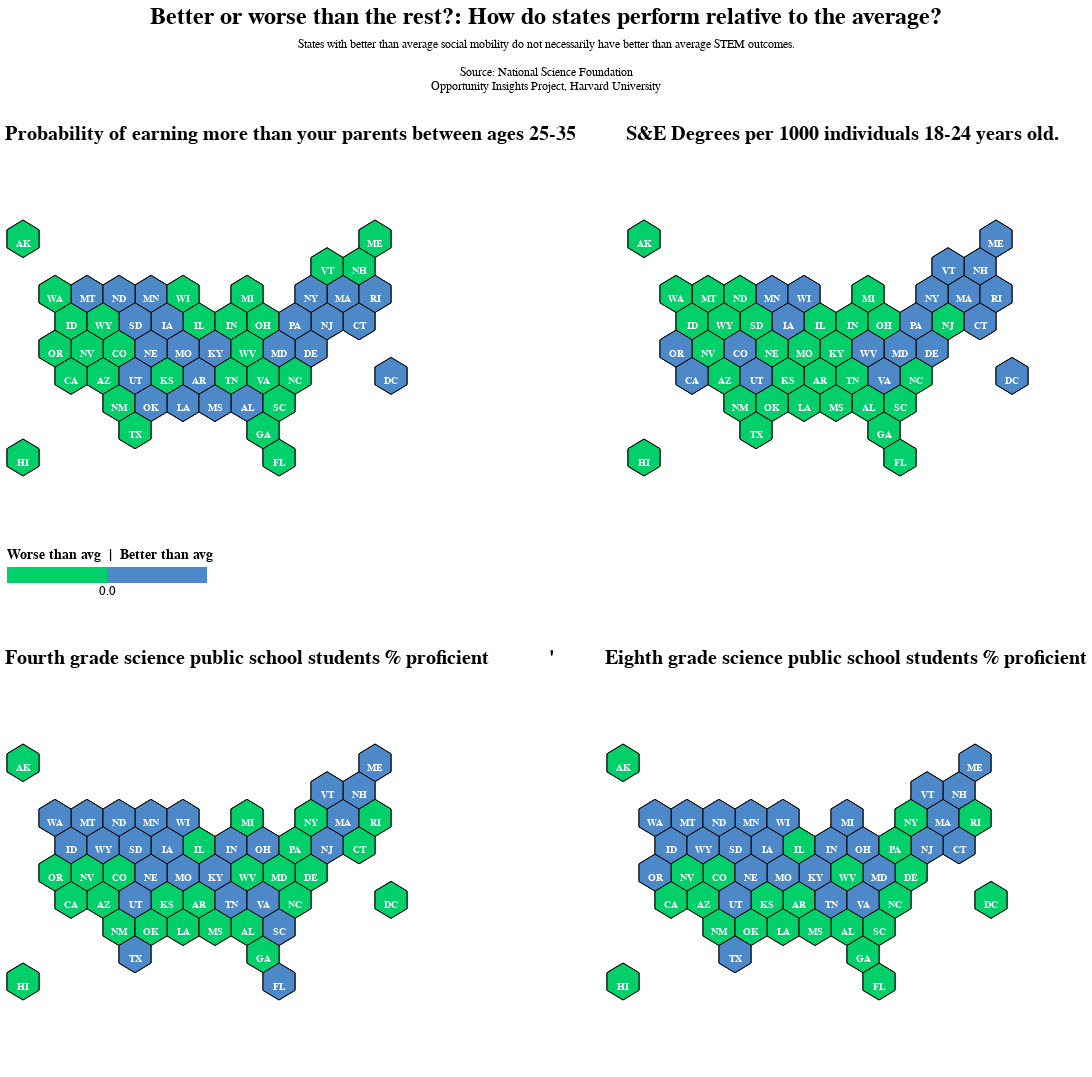

Notebook cell for this chart:
### Markdown cell above
## Figure 8

### Code cell
palette = ['#00CF6A','#4D88C8']
color_scale = alt.Scale(range= palette)


chart1 = gen_map(choro_data, "properties.bachelors_diff_mean", title="S&E Degrees per 1000 individuals 18-24 years old."
                 ,legend_title=None, color_scale=color_scale, maxbin=2)

chart2 = gen_map(choro_data, "properties.mobility_diff_mean", title="Probability of earning more than your parents between ages 25-35"
                 ,legend_title="Worse than avg  |  Better than avg",color_scale=color_scale, maxbin=2)


chart3 = gen_map(choro_data, "properties.4th_diff_mean", title="Fourth grade science public school students % proficient            '"
                 ,legend_title=None, color_scale=color_scale, maxbin=2)
chart4 = gen_map(choro_data, "properties.8th_diff_mean", title= "Eighth grade science public school students % proficient"
                 ,legend_title=None,color_scale=color_scale, maxbin=2)


row1=alt.hconcat(chart2, chart1).resolve_scale(
    color='independent'
)
row2=alt.hconcat(chart3, chart4).resolve_scale(
    color='independent'
)

alt.vconcat(row1,row2).resolve_scale(
    color='independent'
).configure_view(
    stroke=None,
).configure_concat(
    spacing=50
).configure_title(fontSize=20).properties(title = alt.TitleParams(
                      ["Better or worse than the rest?: How do states perform relative to the average?"],
                       subtitle = ["States with better than average social mobility do not necessarily have better than average STEM outcomes.","",
                                   "Source: National Science Foundation", 
                                   "Opportunity Insights Project, Harvard University",
                                    "", ""],
                       fontSize = 24,
                       anchor="middle",
                       subtitlePadding=10))

### Figure 1 — Vega-Lite specification as saved in the notebook (floating-point values rounded to 4 significant figures)
{"config": {"title": {"fontSize": 20, "font": "Gill Sans", "anchor": "start", "fontColor": "#000000"}, "axisX": {"domain": true, "domainColor": "#000000", "domainWidth": 1, "grid": false, "labelFont": "Gill Sans", "labelFontSize": 12, "labelAngle": 0, "tickColor": "#000000", "tickSize": 5, "titleFont": "Gill Sans", "titleFontSize": 14, "titlePadding": 10, "title": "X Axis Title (units)"}, "axisY": {"domain": false, "grid": true, "gridColor": "#DEDDDD", "gridWidth": 1, "labelFont": "Gill Sans", "labelFontSize": 12, "labelAngle": 0, "ticks": false, "titleFont": "Gill Sans", "titleFontSize": 14, "titlePadding": 10, "title": "Y Axis Title (units)", "titleAngle": 0, "titleY": -10, "titleX": 18}, "range": {"category": ["#1FB8FC", "#B2B2B2", "#000000", "#FDCC3F", "#B4F5A9#4ED4B5", "#FF887F", "#FFBEFF"], "diverging": ["#D5FFFF", "#95F8FF", "#70D3FC", "#0099EA", "#005B97", "#3D478B", "#000027"]}, "legend": {"labelFont": "Gill Sans", "labelFontSize": 14, "symbolType": "square", "symbolSize": 100, "titleFont": "Gill Sans", "titleFontSize": 12, "title": "", "offset": 0}, "concat": {"spacing": 50}, "view": {"stroke": null}}, "vconcat": [{"hconcat": [{"layer": [{"mark": {"type": "geoshape", "stroke": "black", "strokeWidth": 1}, "encoding": {}, "height": 400, "title": "Probability of earning more than your parents between ages 25-35", "width": 400}, {"mark": {"type": "geoshape", "stroke": "black"}, "encoding": {"color": {"type": "quantitative", "bin": {"maxbins": 2}, "field": "properties.mobility_diff_mean", "legend": {"labelFontSize": 13, "orient": "bottom", "symbolSize": 500, "symbolStrokeWidth": 3, "title": "Worse than avg  |  Better than avg", "titleFontSize": 14, "titleLimit": 250}, "scale": {"range": ["#00CF6A", "#4D88C8"]}}}}, {"mark": {"type": "text", "baseline": "top", "color": "white", "fontSize": 12, "fontWeight": "bold"}, "encoding": {"latitude": {"field": "properties.centroid_lat", "type": "quantitative"}, "longitude": {"field": "properties.centroid_lon", "type": "quantitative"}, "size": {"value": 10}, "text": {"type": "ordinal", "field": "properties.state_name"}}, "height": 400, "width": 400}]}, {"layer": [{"mark": {"type": "geoshape", "stroke": "black", "strokeWidth": 1}, "encoding": {}, "height": 400, "title": "S&E Degrees per 1000 individuals 18-24 years old.", "width": 400}, {"mark": {"type": "geoshape", "stroke": "black"}, "encoding": {"color": {"type": "quantitative", "bin": {"maxbins": 2}, "field": "properties.bachelors_diff_mean", "legend": null, "scale": {"range": ["#00CF6A", "#4D88C8"]}}}}, {"mark": {"type": "text", "baseline": "top", "color": "white", "fontSize": 12, "fontWeight": "bold"}, "encoding": {"latitude": {"field": "properties.centroid_lat", "type": "quantitative"}, "longitude": {"field": "properties.centroid_lon", "type": "quantitative"}, "size": {"value": 10}, "text": {"type": "ordinal", "field": "properties.state_name"}}, "height": 400, "width": 400}]}], "resolve": {"scale": {"color": "independent"}}}, {"hconcat": [{"layer": [{"mark": {"type": "geoshape", "stroke": "black", "strokeWidth": 1}, "encoding": {}, "height": 400, "title": "Fourth grade science public school students % proficient            '", "width": 400}, {"mark": {"type": "geoshape", "stroke": "black"}, "encoding": {"color": {"type": "quantitative", "bin": {"maxbins": 2}, "field": "properties.4th_diff_mean", "legend": null, "scale": {"range": ["#00CF6A", "#4D88C8"]}}}}, {"mark": {"type": "text", "baseline": "top", "color": "white", "fontSize": 12, "fontWeight": "bold"}, "encoding": {"latitude": {"field": "properties.centroid_lat", "type": "quantitative"}, "longitude": {"field": "properties.centroid_lon", "type": "quantitative"}, "size": {"value": 10}, "text": {"type": "ordinal", "field": "properties.state_name"}}, "height": 400, "width": 400}]}, {"layer": [{"mark": {"type": "geoshape", "stroke": "black", "strokeWidth": 1}, "encoding": {}, "height": 400, "title": "Eighth grade science public school students % proficient", "width": 400}, {"mark": {"type": "geoshape", "stroke": "black"}, "encoding": {"color": {"type": "quantitative", "bin": {"maxbins": 2}, "field": "properties.8th_diff_mean", "legend": null, "scale": {"range": ["#00CF6A", "#4D88C8"]}}}}, {"mark": {"type": "text", "baseline": "top", "color": "white", "fontSize": 12, "fontWeight": "bold"}, "encoding": {"latitude": {"field": "properties.centroid_lat", "type": "quantitative"}, "longitude": {"field": "properties.centroid_lon", "type": "quantitative"}, "size": {"value": 10}, "text": {"type": "ordinal", "field": "properties.state_name"}}, "height": 400, "width": 400}]}], "resolve": {"scale": {"color": "independent"}}}], "data": {"values": [{"id": "0", "type": "Feature", "properties": {"4th_diff_mean": -1, "8th_diff_mean": -1, "Region": "South", "State": "Alabama", "State_Abbr": "AL", "bachelors": 20.55, "bachelors_diff_mean": -1, "centroid_lat": 0.65, "centroid_lon": 15.0, "cohort_mean": 0.519, "eighth_grade_math": 21, "eighth_grade_science": 21.0, "fourth_grade_math": 28, "fourth_grade_science": 28.0, "id": 1, "mobility_diff_mean": 1, "state_name": "AL"}, "geometry": {"type": "Polygon", "coordinates": [[[14.0, 0.1], [14.0, 1.2], [15.0, 1.8], [16.0, 1.2], [16.0, 0.1], [15.0, -0.5], [14.0, 0.1]]]}}, {"id": "1", "type": "Feature", "properties": {"4th_diff_mean": -1, "8th_diff_mean": -1, "Region": "West", "State": "Alaska", "State_Abbr": "AK", "bachelors": 9.932, "bachelors_diff_mean": -1, "centroid_lat": 10.85, "centroid_lon": 1.0, "cohort_mean": 0.379, "eighth_grade_math": 29, "eighth_grade_science": null, "fourth_grade_math": 33, "fourth_grade_science": null, "id": 2, "mobility_diff_mean": -1, "state_name": "AK"}, "geometry": {"type": "Polygon", "coordinates": [[[-3.243e-20, 10.3], [0.0, 11.4], [1.0, 12.0], [2.0, 11.4], [2.0, 10.3], [1.0, 9.7], [-3.243e-20, 10.3]]]}}, {"id": "2", "type": "Feature", "properties": {"4th_diff_mean": -1, "8th_diff_mean": -1, "Region": "West", "State": "Arizona", "State_Abbr": "AZ", "bachelors": 24.27, "bachelors_diff_mean": -1, "centroid_lat": 2.35, "centroid_lon": 6.0, "cohort_mean": 0.462, "eighth_grade_math": 31, "eighth_grade_science": 25.0, "fourth_grade_math": 37, "fourth_grade_science": 33.0, "id": 4, "mobility_diff_mean": -1, "state_name": "AZ"}, "geometry": {"type": "Polygon", "coordinates": [[[5.0, 1.8], [5.0, 2.9], [6.0, 3.5], [7.0, 2.9], [7.0, 1.8], [6.0, 1.2], [5.0, 1.8]]]}}, {"id": "3", "type": "Feature", "properties": {"4th_diff_mean": -1, "8th_diff_mean": -1, "Region": "South", "State": "Arkansas", "State_Abbr": "AR", "bachelors": 15.67, "bachelors_diff_mean": -1, "centroid_lat": 2.35, "centroid_lon": 12.0, "cohort_mean": 0.56, "eighth_grade_math": 27, "eighth_grade_science": 28.0, "fourth_grade_math": 33, "fourth_grade_science": 33.0, "id": 5, "mobility_diff_mean": 1, "state_name": "AR"}, "geometry": {"type": "Polygon", "coordinates": [[[11.0, 1.8], [11.0, 2.9], [12.0, 3.5], [13.0, 2.9], [13.0, 1.8], [12.0, 1.2], [11.0, 1.8]]]}}, {"id": "4", "type": "Feature", "properties": {"4th_diff_mean": -1, "8th_diff_mean": -1, "Region": "West", "State": "California", "State_Abbr": "CA", "bachelors": 25.3, "bachelors_diff_mean": 1, "centroid_lat": 2.35, "centroid_lon": 4.0, "cohort_mean": 0.488, "eighth_grade_math": 29, "eighth_grade_science": 24.0, "fourth_grade_math": 34, "fourth_grade_science": 24.0, "id": 6, "mobility_diff_mean": -1, "state_name": "CA"}, "geometry": {"type": "Polygon", "coordinates": [[[3.0, 1.8], [3.0, 2.9], [4.0, 3.5], [5.0, 2.9], [5.0, 1.8], [4.0, 1.2], [3.0, 1.8]]]}}, {"id": "5", "type": "Feature", "properties": {"4th_diff_mean": -1, "8th_diff_mean": -1, "Region": "West", "State": "Colorado", "State_Abbr": "CO", "bachelors": 27.71, "bachelors_diff_mean": 1, "centroid_lat": 4.05, "centroid_lon": 7.0, "cohort_mean": 0.499, "eighth_grade_math": 37, "eighth_grade_science": null, "fourth_grade_math": 44, "fourth_grade_science": null, "id": 8, "mobility_diff_mean": -1, "state_name": "CO"}, "geometry": {"type": "Polygon", "coordinates": [[[6.0, 3.5], [6.0, 4.6], [7.0, 5.2], [8.0, 4.6], [8.0, 3.5], [7.0, 2.9], [6.0, 3.5]]]}}, {"id": "6", "type": "Feature", "properties": {"4th_diff_mean": -1, "8th_diff_mean": 1, "Region": "Northeast", "State": "Connecticut", "State_Abbr": "CT", "bachelors": 25.99, "bachelors_diff_mean": 1, "centroid_lat": 5.75, "centroid_lon": 22.0, "cohort_mean": 0.518, "eighth_grade_math": 39, "eighth_grade_science": 35.0, "fourth_grade_math": 45, "fourth_grade_science": 38.0, "id": 9, "mobility_diff_mean": 1, "state_name": "CT"}, "geometry": {"type": "Polygon", "coordinates": [[[21.0, 5.2], [21.0, 6.3], [22.0, 6.9], [23.0, 6.3], [23.0, 5.2], [22.0, 4.6], [21.0, 5.2]]]}}, {"id": "7", "type": "Feature", "properties": {"4th_diff_mean": -1, "8th_diff_mean": -1, "Region": "South", "State": "Delaware", "State_Abbr": "DE", "bachelors": 30.53, "bachelors_diff_mean": 1, "centroid_lat": 4.05, "centroid_lon": 19.0, "cohort_mean": 0.514, "eighth_grade_math": 29, "eighth_grade_science": 29.0, "fourth_grade_math": 39, "fourth_grade_science": 33.0, "id": 10, "mobility_diff_mean": 1, "state_name": "DE"}, "geometry": {"type": "Polygon", "coordinates": [[[18.0, 3.5], [18.0, 4.6], [19.0, 5.2], [20.0, 4.6], [20.0, 3.5], [19.0, 2.9], [18.0, 3.5]]]}}, {"id": "8", "type": "Feature", "properties": {"4th_diff_mean": -1, "8th_diff_mean": -1, "Region": "South", "State": "District of Columbia", "State_Abbr": "DC", "bachelors": 61.8, "bachelors_diff_mean": 1, "centroid_lat": 2.35, "centroid_lon": 24.0, "cohort_mean": 0.662, "eighth_grade_math": 23, "eighth_grade_science": null, "fourth_grade_math": 34, "fourth_grade_science": null, "id": 11, "mobility_diff_mean": 1, "state_name": "DC"}, "geometry": {"type": "Polygon", "coordinates": [[[23.0, 1.8], [23.0, 2.9], [24.0, 3.5], [25.0, 2.9], [25.0, 1.8], [24.0, 1.2], [23.0, 1.8]]]}}, {"id": "9", "type": "Feature", "properties": {"4th_diff_mean": 1, "8th_diff_mean": -1, "Region": "South", "State": "Florida", "State_Abbr": "FL", "bachelors": 19.37, "bachelors_diff_mean": -1, "centroid_lat": -2.75, "centroid_lon": 17.0, "cohort_mean": 0.458, "eighth_grade_math": 31, "eighth_grade_science": 33.0, "fourth_grade_math": 48, "fourth_grade_science": 42.0, "id": 12, "mobility_diff_mean": -1, "state_name": "FL"}, "geometry": {"type": "Polygon", "coordinates": [[[16.0, -2.2], [17.0, -1.6], [18.0, -2.2], [18.0, -3.3], [17.0, -3.9], [16.0, -3.3], [16.0, -2.2]]]}}, {"id": "10", "type": "Feature", "properties": {"4th_diff_mean": -1, "8th_diff_mean": -1, "Region": "South", "State": "Georgia", "State_Abbr": "GA", "bachelors": 18.27, "bachelors_diff_mean": -1, "centroid_lat": -1.05, "centroid_lon": 16.0, "cohort_mean": 0.482, "eighth_grade_math": 31, "eighth_grade_science": 31.0, "fourth_grade_math": 36, "fourth_grade_science": 35.0, "id": 13, "mobility_diff_mean": -1, "state_name": "GA"}, "geometry": {"type": "Polygon", "coordinates": [[[15.0, -1.6], [15.0, -0.5], [16.0, 0.1], [17.0, -0.5], [17.0, -1.6], [16.0, -2.2], [15.0, -1.6]]]}}, {"id": "11", "type": "Feature", "properties": {"4th_diff_mean": -1, "8th_diff_mean": -1, "Region": "West", "State": "Hawaii", "State_Abbr": "HI", "bachelors": 20.18, "bachelors_diff_mean": -1, "centroid_lat": -2.75, "centroid_lon": 1.0, "cohort_mean": 0.5, "eighth_grade_math": 28, "eighth_grade_science": 23.0, "fourth_grade_math": 40, "fourth_grade_science": 30.0, "id": 15, "mobility_diff_mean": -1, "state_name": "HI"}, "geometry": {"type": "Polygon", "coordinates": [[[0.0, -3.3], [3.194e-20, -2.2], [1.0, -1.6], [2.0, -2.2], [2.0, -3.3], [1.0, -3.9], [0.0, -3.3]]]}}, {"id": "12", "type": "Feature", "properties": {"4th_diff_mean": 1, "8th_diff_mean": 1, "Region": "West", "State": "Idaho", "State_Abbr": "ID", "bachelors": 21.87, "bachelors_diff_mean": -1, "centroid_lat": 5.75, "centroid_lon": 4.0, "cohort_mean": 0.492, "eighth_grade_math": 37, "eighth_grade_science": 40.0, "fourth_grade_math": 43, "fourth_grade_science": 39.0, "id": 16, "mobility_diff_mean": -1, "state_name": "ID"}, "geometry": {"type": "Polygon", "coordinates": [[[3.0, 5.2], [3.0, 6.3], [4.0, 6.9], [5.0, 6.3], [5.0, 5.2], [4.0, 4.6], [3.0, 5.2]]]}}, {"id": "13", "type": "Feature", "properties": {"4th_diff_mean": -1, "8th_diff_mean": -1, "Region": "Midwest", "State": "Illinois", "State_Abbr": "IL", "bachelors": 19.91, "bachelors_diff_mean": -1, "centroid_lat": 5.75, "centroid_lon": 12.0, "cohort_mean": 0.47, "eighth_grade_math": 34, "eighth_grade_science": 28.0, "fourth_grade_math": 38, "fourth_grade_science": 35.0, "id": 17, "mobility_diff_mean": -1, "state_name": "IL"}, "geometry": {"type": "Polygon", "coordinates": [[[11.0, 5.2], [11.0, 6.3], [12.0, 6.9], [13.0, 6.3], [13.0, 5.2], [12.0, 4.6], [11.0, 5.2]]]}}, {"id": "14", "type": "Feature", "properties": {"4th_diff_mean": 1, "8th_diff_mean": 1, "Region": "Midwest", "State": "Indiana", "State_Abbr": "IN", "bachelors": 23.76, "bachelors_diff_mean": -1, "centroid_lat": 5.75, "centroid_lon": 14.0, "cohort_mean": 0.484, "eighth_grade_math": 37, "eighth_grade_science": 36.0, "fourth_grade_math": 47, "fourth_grade_science": 42.0, "id": 18, "mobility_diff_mean": -1, "state_name": "IN"}, "geometry": {"type": "Polygon", "coordinates": [[[13.0, 5.2], [13.0, 6.3], [14.0, 6.9], [15.0, 6.3], [15.0, 5.2], [14.0, 4.6], [13.0, 5.2]]]}}, {"id": "15", "type": "Feature", "properties": {"4th_diff_mean": 1, "8th_diff_mean": 1, "Region": "Midwest", "State": "Iowa", "State_Abbr": "IA", "bachelors": 27.31, "bachelors_diff_mean": 1, "centroid_lat": 5.75, "centroid_lon": 10.0, "cohort_mean": 0.54, "eighth_grade_math": 33, "eighth_grade_science": 38.0, "fourth_grade_math": 42, "fourth_grade_science": 42.0, "id": 19, "mobility_diff_mean": 1, "state_name": "IA"}, "geometry": {"type": "Polygon", "coordinates": [[[9.0, 5.2], [9.0, 6.3], [10.0, 6.9], [11.0, 6.3], [11.0, 5.2], [10.0, 4.6], [9.0, 5.2]]]}}, {"id": "16", "type": "Feature", "properties": {"4th_diff_mean": -1, "8th_diff_mean": -1, "Region": "Midwest", "State": "Kansas", "State_Abbr": "KS", "bachelors": 20.32, "bachelors_diff_mean": -1, "centroid_lat": 2.35, "centroid_lon": 10.0, "cohort_mean": 0.497, "eighth_grade_math": 33, "eighth_grade_science": 34.0, "fourth_grade_math": 40, "fourth_grade_science": 37.0, "id": 20, "mobility_diff_mean": -1, "state_name": "KS"}, "geometry": {"type": "Polygon", "coordinates": [[[9.0, 1.8], [9.0, 2.9], [10.0, 3.5], [11.0, 2.9], [11.0, 1.8], [10.0, 1.2], [9.0, 1.8]]]}}, {"id": "17", "type": "Feature", "properties": {"4th_diff_mean": 1, "8th_diff_mean": 1, "Region": "South", "State": "Kentucky", "State_Abbr": "KY", "bachelors": 16.23, "bachelors_diff_mean": -1, "centroid_lat": 4.05, "centroid_lon": 13.0, "cohort_mean": 0.534, "eighth_grade_math": 29, "eighth_grade_science": 35.0, "fourth_grade_math": 40, "fourth_grade_science": 44.0, "id": 21, "mobility_diff_mean": 1, "state_name": "KY"}, "geometry": {"type": "Polygon", "coordinates": [[[12.0, 3.5], [12.0, 4.6], [13.0, 5.2], [14.0, 4.6], [14.0, 3.5], [13.0, 2.9], [12.0, 3.5]]]}}, {"id": "18", "type": "Feature", "properties": {"4th_diff_mean": -1, "8th_diff_mean": -1, "Region": "South", "State": "Louisiana", "State_Abbr": "LA", "bachelors": 16.34, "bachelors_diff_mean": -1, "centroid_lat": 0.65, "centroid_lon": 11.0, "cohort_mean": 0.532, "eighth_grade_math": 23, "eighth_grade_science": null, "fourth_grade_math": 29, "fourth_grade_science": null, "id": 22, "mobility_diff_mean": 1, "state_name": "LA"}, "geometry": {"type": "Polygon", "coordinates": [[[10.0, 0.1], [10.0, 1.2], [11.0, 1.8], [12.0, 1.2], [12.0, 0.1], [11.0, -0.5], [10.0, 0.1]]]}}, {"id": "19", "type": "Feature", "properties": {"4th_diff_mean": 1, "8th_diff_mean": 1, "Region": "Northeast", "State": "Maine", "State_Abbr": "ME", "bachelors": 28.53, "bachelors_diff_mean": 1, "centroid_lat": 10.85, "centroid_lon": 23.0, "cohort_mean": 0.501, "eighth_grade_math": 34, "eighth_grade_science": 38.0, "fourth_grade_math": 42, "fourth_grade_science": 39.0, "id": 23, "mobility_diff_mean": -1, "state_name": "ME"}, "geometry": {"type": "Polygon", "coordinates": [[[22.0, 11.4], [23.0, 12.0], [24.0, 11.4], [24.0, 10.3], [23.0, 9.7], [22.0, 10.3], [22.0, 11.4]]]}}, {"id": "20", "type": "Feature", "properties": {"4th_diff_mean": -1, "8th_diff_mean": 1, "Region": "South", "State": "Maryland", "State_Abbr": "MD", "bachelors": 31.58, "bachelors_diff_mean": 1, "centroid_lat": 4.05, "centroid_lon": 17.0, "cohort_mean": 0.512, "eighth_grade_math": 33, "eighth_grade_science": 36.0, "fourth_grade_math": 39, "fourth_grade_science": 37.0, "id": 24, "mobility_diff_mean": 1, "state_name": "MD"}, "geometry": {"type": "Polygon", "coordinates": [[[16.0, 3.5], [16.0, 4.6], [17.0, 5.2], [18.0, 4.6], [18.0, 3.5], [17.0, 2.9], [16.0, 3.5]]]}}, {"id": "21", "type": "Feature", "properties": {"4th_diff_mean": 1, "8th_diff_mean": 1, "Region": "Northeast", "State": "Massachusetts", "State_Abbr": "MA", "bachelors": 36.9, "bachelors_diff_mean": 1, "centroid_lat": 7.45, "centroid_lon": 21.0, "cohort_mean": 0.554, "eighth_grade_math": 47, "eighth_grade_science": 44.0, "fourth_grade_math": 50, "fourth_grade_science": 47.0, "id": 25, "mobility_diff_mean": 1, "state_name": "MA"}, "geometry": {"type": "Polygon", "coordinates": [[[20.0, 6.9], [20.0, 8.0], [21.0, 8.6], [22.0, 8.0], [22.0, 6.9], [21.0, 6.3], [20.0, 6.9]]]}}, {"id": "22", "type": "Feature", "properties": {"4th_diff_mean": -1, "8th_diff_mean": 1, "Region": "Midwest", "State": "Michigan", "State_Abbr": "MI", "bachelors": 22.05, "bachelors_diff_mean": -1, "centroid_lat": 7.45, "centroid_lon": 15.0, "cohort_mean": 0.457, "eighth_grade_math": 31, "eighth_grade_science": 36.0, "fourth_grade_math": 36, "fourth_grade_science": 38.0, "id": 26, "mobility_diff_mean": -1, "state_name": "MI"}, "geometry": {"type": "Polygon", "coordinates": [[[14.0, 8.0], [15.0, 8.6], [16.0, 8.0], [16.0, 6.9], [15.0, 6.3], [14.0, 6.9], [14.0, 8.0]]]}}, {"id": "23", "type": "Feature", "properties": {"4th_diff_mean": 1, "8th_diff_mean": 1, "Region": "Midwest", "State": "Minnesota", "State_Abbr": "MN", "bachelors": 26.17, "bachelors_diff_mean": 1, "centroid_lat": 7.45, "centroid_lon": 9.0, "cohort_mean": 0.529, "eighth_grade_math": 44, "eighth_grade_science": 45.0, "fourth_grade_math": 53, "fourth_grade_science": 43.0, "id": 27, "mobility_diff_mean": 1, "state_name": "MN"}, "geometry": {"type": "Polygon", "coordinates": [[[8.0, 6.9], [8.0, 8.0], [9.0, 8.6], [10.0, 8.0], [10.0, 6.9], [9.0, 6.3], [8.0, 6.9]]]}}, {"id": "24", "type": "Feature", "properties": {"4th_diff_mean": -1, "8th_diff_mean": -1, "Region": "South", "State": "Mississippi", "State_Abbr": "MS", "bachelors": 14.38, "bachelors_diff_mean": -1, "centroid_lat": 0.65, "centroid_lon": 13.0, "cohort_mean": 0.531, "eighth_grade_math": 24, "eighth_grade_science": 20.0, "fourth_grade_math": 39, "fourth_grade_science": 23.0, "id": 28, "mobility_diff_mean": 1, "state_name": "MS"}, "geometry": {"type": "Polygon", "coordinates": [[[12.0, 1.2], [13.0, 1.8], [14.0, 1.2], [14.0, 0.1], [13.0, -0.5], [12.0, 0.1], [12.0, 1.2]]]}}, {"id": "25", "type": "Feature", "properties": {"4th_diff_mean": 1, "8th_diff_mean": 1, "Region": "Midwest", "State": "Missouri", "State_Abbr": "MO", "bachelors": 22.03, "bachelors_diff_mean": -1, "centroid_lat": 4.05, "centroid_lon": 11.0, "cohort_mean": 0.524, "eighth_grade_math": 32, "eighth_grade_science": 40.0, "fourth_grade_math": 39, "fourth_grade_science": 39.0, "id": 29, "mobility_diff_mean": 1, "state_name": "MO"}, "geometry": {"type": "Polygon", "coordinates": [[[10.0, 4.6], [11.0, 5.2], [12.0, 4.6], [12.0, 3.5], [11.0, 2.9], [10.0, 3.5], [10.0, 4.6]]]}}, {"id": "26", "type": "Feature", "properties": {"4th_diff_mean": 1, "8th_diff_mean": 1, "Region": "West", "State": "Montana", "State_Abbr": "MT", "bachelors": 23.82, "bachelors_diff_mean": -1, "centroid_lat": 7.45, "centroid_lon": 5.0, "cohort_mean": 0.586, "eighth_grade_math": 36, "eighth_grade_science": 41.0, "fourth_grade_math": 43, "fourth_grade_science": 43.0, "id": 30, "mobility_diff_mean": 1, "state_name": "MT"}, "geometry": {"type": "Polygon", "coordinates": [[[4.0, 6.9], [4.0, 8.0], [5.0, 8.6], [6.0, 8.0], [6.0, 6.9], [5.0, 6.3], [4.0, 6.9]]]}}, {"id": "27", "type": "Feature", "properties": {"4th_diff_mean": 1, "8th_diff_mean": 1, "Region": "Midwest", "State": "Nebraska", "State_Abbr": "NE", "bachelors": 21.28, "bachelors_diff_mean": -1, "centroid_lat": 4.05, "centroid_lon": 9.0, "cohort_mean": 0.549, "eighth_grade_math": 37, "eighth_grade_science": 41.0, "fourth_grade_math": 45, "fourth_grade_science": 47.0, "id": 31, "mobility_diff_mean": 1, "state_name": "NE"}, "geometry": {"type": "Polygon", "coordinates": [[[8.0, 3.5], [8.0, 4.6], [9.0, 5.2], [10.0, 4.6], [10.0, 3.5], [9.0, 2.9], [8.0, 3.5]]]}}, {"id": "28", "type": "Feature", "properties": {"4th_diff_mean": -1, "8th_diff_mean": -1, "Region": "West", "State": "Nevada", "State_Abbr": "NV", "bachelors": 12.78, "bachelors_diff_mean": -1, "centroid_lat": 4.05, "centroid_lon": 5.0, "cohort_mean": 0.395, "eighth_grade_math": 26, "eighth_grade_science": 27.0, "fourth_grade_math": 34, "fourth_grade_science": 24.0, "id": 32, "mobility_diff_mean": -1, "state_name": "NV"}, "geometry": {"type": "Polygon", "coordinates": [[[4.0, 4.6], [5.0, 5.2], [6.0, 4.6], [6.0, 3.5], [5.0, 2.9], [4.0, 3.5], [4.0, 4.6]]]}}, {"id": "29", "type": "Feature", "properties": {"4th_diff_mean": 1, "8th_diff_mean": 1, "Region": "Northeast", "State": "New Hampshire", "State_Abbr": "NH", "bachelors": 42.77, "bachelors_diff_mean": 1, "centroid_lat": 9.15, "centroid_lon": 22.0, "cohort_mean": 0.51, "eighth_grade_math": 38, "eighth_grade_science": 46.0, "fourth_grade_math": 46, "fourth_grade_science": 51.0, "id": 33, "mobility_diff_mean": -1, "state_name": "NH"}, "geometry": {"type": "Polygon", "coordinates": [[[21.0, 8.6], [21.0, 9.7], [22.0, 10.3], [23.0, 9.7], [23.0, 8.6], [22.0, 8.0], [21.0, 8.6]]]}}, {"id": "30", "type": "Feature", "properties": {"4th_diff_mean": 1, "8th_diff_mean": 1, "Region": "Northeast", "State": "New Jersey", "State_Abbr": "NJ", "bachelors": 21.84, "bachelors_diff_mean": -1, "centroid_lat": 5.75, "centroid_lon": 20.0, "cohort_mean": 0.525, "eighth_grade_math": 44, "eighth_grade_science": 35.0, "fourth_grade_math": 48, "fourth_grade_science": 39.0, "id": 34, "mobility_diff_mean": 1, "state_name": "NJ"}, "geometry": {"type": "Polygon", "coordinates": [[[19.0, 5.2], [19.0, 6.3], [20.0, 6.9], [21.0, 6.3], [21.0, 5.2], [20.0, 4.6], [19.0, 5.2]]]}}, {"id": "31", "type": "Feature", "properties": {"4th_diff_mean": -1, "8th_diff_mean": -1, "Region": "West", "State": "New Mexico", "State_Abbr": "NM", "bachelors": 15.81, "bachelors_diff_mean": -1, "centroid_lat": 0.65, "centroid_lon": 7.0, "cohort_mean": 0.509, "eighth_grade_math": 21, "eighth_grade_science": 21.0, "fourth_grade_math": 29, "fourth_grade_science": 25.0, "id": 35, "mobility_diff_mean": -1, "state_name": "NM"}, "geometry": {"type": "Polygon", "coordinates": [[[6.0, 0.1], [6.0, 1.2], [7.0, 1.8], [8.0, 1.2], [8.0, 0.1], [7.0, -0.5], [6.0, 0.1]]]}}, {"id": "32", "type": "Feature", "properties": {"4th_diff_mean": -1, "8th_diff_mean": -1, "Region": "Northeast", "State": "New York", "State_Abbr": "NY", "bachelors": 29.82, "bachelors_diff_mean": 1, "centroid_lat": 7.45, "centroid_lon": 19.0, "cohort_mean": 0.547, "eighth_grade_math": 34, "eighth_grade_science": 30.0, "fourth_grade_math": 37, "fourth_grade_science": 33.0, "id": 36, "mobility_diff_mean": 1, "state_name": "NY"}, "geometry": {"type": "Polygon", "coordinates": [[[18.0, 6.9], [18.0, 8.0], [19.0, 8.6], [20.0, 8.0], [20.0, 6.9], [19.0, 6.3], [18.0, 6.9]]]}}, {"id": "33", "type": "Feature", "properties": {"4th_diff_mean": -1, "8th_diff_mean": -1, "Region": "South", "State": "North Carolina", "State_Abbr": "NC", "bachelors": 20.82, "bachelors_diff_mean": -1, "centroid_lat": 2.35, "centroid_lon": 18.0, "cohort_mean": 0.498, "eighth_grade_math": 37, "eighth_grade_science": 31.0, "fourth_grade_math": 41, "fourth_grade_science": 36.0, "id": 37, "mobility_diff_mean": -1, "state_name": "NC"}, "geometry": {"type": "Polygon", "coordinates": [[[17.0, 1.8], [17.0, 2.9], [18.0, 3.5], [19.0, 2.9], [19.0, 1.8], [18.0, 1.2], [17.0, 1.8]]]}}, {"id": "34", "type": "Feature", "properties": {"4th_diff_mean": 1, "8th_diff_mean": 1, "Region": "Midwest", "State": "North Dakota", "State_Abbr": "ND", "bachelors": 21.59, "bachelors_diff_mean": -1, "centroid_lat": 7.45, "centroid_lon": 7.0, "cohort_mean": 0.594, "eighth_grade_math": 37, "eighth_grade_science": 42.0, "fourth_grade_math": 44, "fourth_grade_science": 45.0, "id": 38, "mobility_diff_mean": 1, "state_name": "ND"}, "geometry": {"type": "Polygon", "coordinates": [[[6.0, 6.9], [6.0, 8.0], [7.0, 8.6], [8.0, 8.0], [8.0, 6.9], [7.0, 6.3], [6.0, 6.9]]]}}, {"id": "35", "type": "Feature", "properties": {"4th_diff_mean": 1, "8th_diff_mean": 1, "Region": "Midwest", "State": "Ohio", "State_Abbr": "OH", "bachelors": 20.79, "bachelors_diff_mean": -1, "centroid_lat": 5.75, "centroid_lon": 16.0, "cohort_mean": 0.479, "eighth_grade_math": 38, "eighth_grade_science": 38.0, "fourth_grade_math": 41, "fourth_grade_science": 41.0, "id": 39, "mobility_diff_mean": -1, "state_name": "OH"}, "geometry": {"type": "Polygon", "coordinates": [[[15.0, 5.2], [15.0, 6.3], [16.0, 6.9], [17.0, 6.3], [17.0, 5.2], [16.0, 4.6], [15.0, 5.2]]]}}, {"id": "36", "type": "Feature", "properties": {"4th_diff_mean": -1, "8th_diff_mean": -1, "Region": "South", "State": "Oklahoma", "State_Abbr": "OK", "bachelors": 16.98, "bachelors_diff_mean": -1, "centroid_lat": 0.65, "centroid_lon": 9.0, "cohort_mean": 0.512, "eighth_grade_math": 26, "eighth_grade_science": 28.0, "fourth_grade_math": 35, "fourth_grade_science": 34.0, "id": 40, "mobility_diff_mean": 1, "state_name": "OK"}, "geometry": {"type": "Polygon", "coordinates": [[[8.0, 0.1], [8.0, 1.2], [9.0, 1.8], [10.0, 1.2], [10.0, 0.1], [9.0, -0.5], [8.0, 0.1]]]}}, {"id": "37", "type": "Feature", "properties": {"4th_diff_mean": -1, "8th_diff_mean": 1, "Region": "West", "State": "Oregon", "State_Abbr": "OR", "bachelors": 27.88, "bachelors_diff_mean": 1, "centroid_lat": 4.05, "centroid_lon": 3.0, "cohort_mean": 0.477, "eighth_grade_math": 31, "eighth_grade_science": 36.0, "fourth_grade_math": 37, "fourth_grade_science": 37.0, "id": 41, "mobility_diff_mean": -1, "state_name": "OR"}, "geometry": {"type": "Polygon", "coordinates": [[[2.0, 4.6], [3.0, 5.2], [4.0, 4.6], [4.0, 3.5], [3.0, 2.9], [2.0, 3.5], [2.0, 4.6]]]}}, {"id": "38", "type": "Feature", "properties": {"4th_diff_mean": -1, "8th_diff_mean": -1, "Region": "Northeast", "State": "Pennsylvania", "State_Abbr": "PA", "bachelors": 29.35, "bachelors_diff_mean": 1, "centroid_lat": 5.75, "centroid_lon": 18.0, "cohort_mean": 0.539, "eighth_grade_math": 39, "eighth_grade_science": null, "fourth_grade_math": 47, "fourth_grade_science": null, "id": 42, "mobility_diff_mean": 1, "state_name": "PA"}, "geometry": {"type": "Polygon", "coordinates": [[[17.0, 5.2], [17.0, 6.3], [18.0, 6.9], [19.0, 6.3], [19.0, 5.2], [18.0, 4.6], [17.0, 5.2]]]}}, {"id": "39", "type": "Feature", "properties": {"4th_diff_mean": -1, "8th_diff_mean": -1, "Region": "Northeast", "State": "Rhode Island", "State_Abbr": "RI", "bachelors": 37.11, "bachelors_diff_mean": 1, "centroid_lat": 7.45, "centroid_lon": 23.0, "cohort_mean": 0.544, "eighth_grade_math": 29, "eighth_grade_science": 32.0, "fourth_grade_math": 40, "fourth_grade_science": 36.0, "id": 44, "mobility_diff_mean": 1, "state_name": "RI"}, "geometry": {"type": "Polygon", "coordinates": [[[22.0, 8.0], [23.0, 8.6], [24.0, 8.0], [24.0, 6.9], [23.0, 6.3], [22.0, 6.9], [22.0, 8.0]]]}}, {"id": "40", "type": "Feature", "properties": {"4th_diff_mean": 1, "8th_diff_mean": -1, "Region": "South", "State": "South Carolina", "State_Abbr": "SC", "bachelors": 18.95, "bachelors_diff_mean": -1, "centroid_lat": 0.65, "centroid_lon": 17.0, "cohort_mean": 0.494, "eighth_grade_math": 29, "eighth_grade_science": 31.0, "fourth_grade_math": 36, "fourth_grade_science": 40.0, "id": 45, "mobility_diff_mean": -1, "state_name": "SC"}, "geometry": {"type": "Polygon", "coordinates": [[[16.0, 0.1], [16.0, 1.2], [17.0, 1.8], [18.0, 1.2], [18.0, 0.1], [17.0, -0.5], [16.0, 0.1]]]}}, {"id": "41", "type": "Feature", "properties": {"4th_diff_mean": 1, "8th_diff_mean": 1, "Region": "Midwest", "State": "South Dakota", "State_Abbr": "SD", "bachelors": 23.74, "bachelors_diff_mean": -1, "centroid_lat": 5.75, "centroid_lon": 8.0, "cohort_mean": 0.623, "eighth_grade_math": 39, "eighth_grade_science": 40.0, "fourth_grade_math": 43, "fourth_grade_science": 40.0, "id": 46, "mobility_diff_mean": 1, "state_name": "SD"}, "geometry": {"type": "Polygon", "coordinates": [[[7.0, 6.3], [8.0, 6.9], [9.0, 6.3], [9.0, 5.2], [8.0, 4.6], [7.0, 5.2], [7.0, 6.3]]]}}, {"id": "42", "type": "Feature", "properties": {"4th_diff_mean": 1, "8th_diff_mean": 1, "Region": "South", "State": "Tennessee", "State_Abbr": "TN", "bachelors": 16.45, "bachelors_diff_mean": -1, "centroid_lat": 2.35, "centroid_lon": 14.0, "cohort_mean": 0.496, "eighth_grade_math": 31, "eighth_grade_science": 37.0, "fourth_grade_math": 40, "fourth_grade_science": 41.0, "id": 47, "mobility_diff_mean": -1, "state_name": "TN"}, "geometry": {"type": "Polygon", "coordinates": [[[13.0, 2.9], [14.0, 3.5], [15.0, 2.9], [15.0, 1.8], [14.0, 1.2], [13.0, 1.8], [13.0, 2.9]]]}}, {"id": "43", "type": "Feature", "properties": {"4th_diff_mean": 1, "8th_diff_mean": 1, "Region": "South", "State": "Texas", "State_Abbr": "TX", "bachelors": 15.51, "bachelors_diff_mean": -1, "centroid_lat": -1.05, "centroid_lon": 8.0, "cohort_mean": 0.505, "eighth_grade_math": 30, "eighth_grade_science": 37.0, "fourth_grade_math": 44, "fourth_grade_science": 39.0, "id": 48, "mobility_diff_mean": -1, "state_name": "TX"}, "geometry": {"type": "Polygon", "coordinates": [[[7.0, -1.6], [7.0, -0.5], [8.0, 0.1], [9.0, -0.5], [9.0, -1.6], [8.0, -2.2], [7.0, -1.6]]]}}, {"id": "44", "type": "Feature", "properties": {"4th_diff_mean": 1, "8th_diff_mean": 1, "Region": "West", "State": "Utah", "State_Abbr": "UT", "bachelors": 29.35, "bachelors_diff_mean": 1, "centroid_lat": 2.35, "centroid_lon": 8.0, "cohort_mean": 0.531, "eighth_grade_math": 37, "eighth_grade_science": 50.0, "fourth_grade_math": 46, "fourth_grade_science": 45.0, "id": 49, "mobility_diff_mean": 1, "state_name": "UT"}, "geometry": {"type": "Polygon", "coordinates": [[[7.0, 2.9], [8.0, 3.5], [9.0, 2.9], [9.0, 1.8], [8.0, 1.2], [7.0, 1.8], [7.0, 2.9]]]}}, {"id": "45", "type": "Feature", "properties": {"4th_diff_mean": 1, "8th_diff_mean": 1, "Region": "Northeast", "State": "Vermont", "State_Abbr": "VT", "bachelors": 43.6, "bachelors_diff_mean": 1, "centroid_lat": 9.15, "centroid_lon": 20.0, "cohort_mean": 0.474, "eighth_grade_math": 38, "eighth_grade_science": 44.0, "fourth_grade_math": 39, "fourth_grade_science": 48.0, "id": 50, "mobility_diff_mean": -1, "state_name": "VT"}, "geometry": {"type": "Polygon", "coordinates": [[[19.0, 8.6], [19.0, 9.7], [20.0, 10.3], [21.0, 9.7], [21.0, 8.6], [20.0, 8.0], [19.0, 8.6]]]}}, {"id": "46", "type": "Feature", "properties": {"4th_diff_mean": 1, "8th_diff_mean": 1, "Region": "South", "State": "Virginia", "State_Abbr": "VA", "bachelors": 26.85, "bachelors_diff_mean": 1, "centroid_lat": 2.35, "centroid_lon": 16.0, "cohort_mean": 0.479, "eighth_grade_math": 38, "eighth_grade_science": 40.0, "fourth_grade_math": 48, "fourth_grade_science": 50.0, "id": 51, "mobility_diff_mean": -1, "state_name": "VA"}, "geometry": {"type": "Polygon", "coordinates": [[[15.0, 2.9], [16.0, 3.5], [17.0, 2.9], [17.0, 1.8], [16.0, 1.2], [15.0, 1.8], [15.0, 2.9]]]}}, {"id": "47", "type": "Feature", "properties": {"4th_diff_mean": 1, "8th_diff_mean": 1, "Region": "West", "State": "Washington", "State_Abbr": "WA", "bachelors": 22.77, "bachelors_diff_mean": -1, "centroid_lat": 7.45, "centroid_lon": 3.0, "cohort_mean": 0.458, "eighth_grade_math": 40, "eighth_grade_science": 38.0, "fourth_grade_math": 39, "fourth_grade_science": 42.0, "id": 53, "mobility_diff_mean": -1, "state_name": "WA"}, "geometry": {"type": "Polygon", "coordinates": [[[2.0, 8.0], [3.0, 8.6], [4.0, 8.0], [4.0, 6.9], [3.0, 6.3], [2.0, 6.9], [2.0, 8.0]]]}}, {"id": "48", "type": "Feature", "properties": {"4th_diff_mean": -1, "8th_diff_mean": -1, "Region": "South", "State": "West Virginia", "State_Abbr": "WV", "bachelors": 33.19, "bachelors_diff_mean": 1, "centroid_lat": 4.05, "centroid_lon": 15.0, "cohort_mean": 0.499, "eighth_grade_math": 24, "eighth_grade_science": 27.0, "fourth_grade_math": 30, "fourth_grade_science": 31.0, "id": 54, "mobility_diff_mean": -1, "state_name": "WV"}, "geometry": {"type": "Polygon", "coordinates": [[[14.0, 3.5], [14.0, 4.6], [15.0, 5.2], [16.0, 4.6], [16.0, 3.5], [15.0, 2.9], [14.0, 3.5]]]}}, {"id": "49", "type": "Feature", "properties": {"4th_diff_mean": 1, "8th_diff_mean": 1, "Region": "Midwest", "State": "Wisconsin", "State_Abbr": "WI", "bachelors": 24.98, "bachelors_diff_mean": 1, "centroid_lat": 7.45, "centroid_lon": 11.0, "cohort_mean": 0.506, "eighth_grade_math": 41, "eighth_grade_science": 40.0, "fourth_grade_math": 45, "fourth_grade_science": 41.0, "id": 55, "mobility_diff_mean": -1, "state_name": "WI"}, "geometry": {"type": "Polygon", "coordinates": [[[10.0, 8.0], [11.0, 8.6], [12.0, 8.0], [12.0, 6.9], [11.0, 6.3], [10.0, 6.9], [10.0, 8.0]]]}}, {"id": "50", "type": "Feature", "properties": {"4th_diff_mean": 1, "8th_diff_mean": 1, "Region": "West", "State": "Wyoming", "State_Abbr": "WY", "bachelors": 16.82, "bachelors_diff_mean": -1, "centroid_lat": 5.75, "centroid_lon": 6.0, "cohort_mean": 0.49, "eighth_grade_math": 37, "eighth_grade_science": 38.0, "fourth_grade_math": 48, "fourth_grade_science": 45.0, "id": 56, "mobility_diff_mean": -1, "state_name": "WY"}, "geometry": {"type": "Polygon", "coordinates": [[[5.0, 5.2], [5.0, 6.3], [6.0, 6.9], [7.0, 6.3], [7.0, 5.2], [6.0, 4.6], [5.0, 5.2]]]}}]}, "resolve": {"scale": {"color": "independent"}}, "title": {"text": ["Better or worse than the rest?: How do states perform relative to the average?"], "anchor": "middle", "fontSize": 24, "subtitle": ["States with better than average social mobility do not necessarily have better than average STEM outcomes.", "", "Source: National Science Foundation", "Opportunity Insights Project, Harvard University", "", ""], "subtitlePadding": 10}, "$schema": "https://vega.github.io/schema/vega-lite/v4.8.1.json"}
